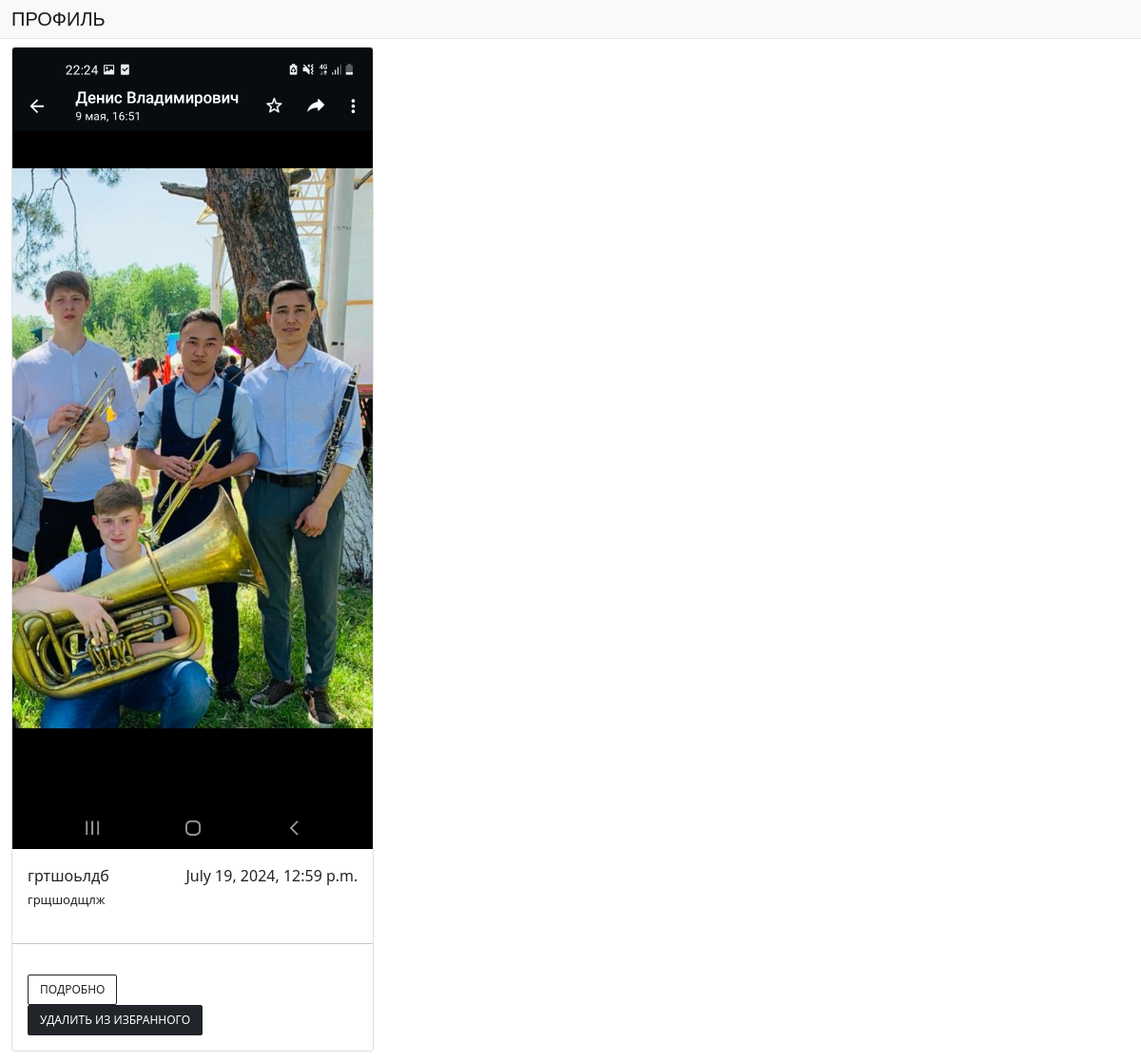
Screenshot of /favorites/ (signed in) with the database file from the repository.
### recipes/models.py (models this page shows, shortened)
class Favorite(models.Model):
    user = models.ForeignKey(User, on_delete=models.CASCADE)
    item = models.ForeignKey(Add_a_recipe_Model, on_delete=models.CASCADE)
    created_at = models.DateTimeField(auto_now_add=True)
    class Meta:
        unique_together = ('user', 'item')

class Add_a_recipe_Model(models.Model):
    title = models.CharField('Название', max_length=255)
    img = models.ImageField('Изображение')
    slug = models.SlugField(unique=True, max_length=255)
    content = models.TextField('Описание')
    created_on = models.DateTimeField('Дата', auto_now_add=True)
    author = models.ForeignKey(User, on_delete=models.CASCADE)
    categories = models.ForeignKey(Categories, on_delete=models.CASCADE)
    is_published = models.BooleanField(default=False)

### recipes/views.py (the view)
# urls.py: path('favorites/', views.favorites_view, name='favorites'),
@login_required
def favorites_view(request):
    favorites = Favorite.objects.filter(user=request.user)
    context = {
        'favorites': favorites
    }
    return render(request, 'favorites.html', context)

### templates/favorites.html (shortened to what this page needs)
{% load static %}
<!DOCTYPE html>
<html lang="ru">
<head>
    <link rel="stylesheet" href="{% static 'css/home_footer.css' %}">
    <link rel="stylesheet" href="https://cdn.jsdelivr.net/npm/bootstrap@5.0.0-alpha1/dist/css/bootstrap.min.css">
    <link rel="stylesheet" href="https://cdnjs.cloudflare.com/ajax/libs/font-awesome/4.0.3/css/font-awesome.css">
</head>
<body>
<div class="container-fluid px-0">
    <nav class="navbar navbar-expand-lg navbar-light bg-light navbar-fixed">
        <div class="container-fluid d-flex">
            <a class="navbar-brand" href="{% url 'profile' %}">Профиль</a>
        </div>
    </nav>
</div>
<div class="container-fluid mt-2 mb-5">
    <div class="products">
        <div class="row g-3">
            {% if favorites %}
            {% for favorite in favorites %}
            <div class="col-md-4">
                <div class="card">
                    <img src="{{ favorite.item.img.url }}" class="card-img-top">
                    <div class="card-body">
                        <div class="d-flex justify-content-between">
                            <span class="font-weight-bold">{{ favorite.item.title }}</span>
                            <span class="font-weight-bold">{{ favorite.item.created_on }}</span>
                        </div>
                        <p class="card-text mb-1 mt-1">{{ favorite.item.content }}</p>
                    </div>
                    <hr>
                    <div class="card-body">
                        <div class="text-right buttons">
                            <button class="btn btn-outline-dark"
                                    onclick="location.href='{% url 'detail1' favorite.item.slug %}'">Подробно
                            </button>
                            <form method="POST" action="{% url 'remove_from_favorites' favorite.id %}">
                                <button type="submit" class="btn btn-dark">Удалить из избранного</button>
                            </form>
                        </div>
                    </div>
                </div>
            </div>
            {% endfor %}
            {% endif %}
        </div>
    </div>
</div>
</body>
</html>

### static/css/home_footer.css (style rules this page uses)
body { background-color: #eee; }
.navbar { border-bottom: 1px solid #00000012; padding-top: 0rem !important; padding-bottom: 0rem !important; background-color: #ffffff!important; }
.navbar-brand { font-size: 24px; text-transform: uppercase; font-family: 'Allerta Stencil', sans-serif; font-weight: 500; }
.card { border:none; }
.card-body { flex: 1 1 auto; padding: 10px; }
.card-text { font-size: 13px; }
hr { margin: 0.2rem 0; color: #bfbebe; }
.buttons button { text-transform: uppercase; font-size: 12px; border-radius: 2px; }

### rows the page displays
Favorite: item.img (picture), item "гртшоьлдб", item.created_on "July 19, 2024, 12:59 p.m.", item.content "грщшодщлж"
